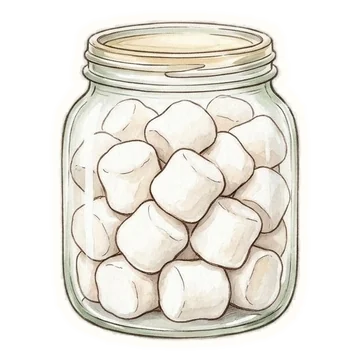
#> input picture assets/arte/aciertos100.webp, 360 x 360 px
$ python -i arte.py   (imports and definitions only)
#> lines starting #> are read from the running program, lines starting #| are printed output that depends on the picture; after the words box and inside, x2 and y2 are one past the last pixel; in counts of white or black regions, pixels touching at a corner belong together
#> further down, picture is the input picture: PIL image 360x360 RGBA; mean R, G, B, A 235.1, 231.7, 222.8, 153.3
"""Pasa las ilustraciones de Gemini del bosque (Libro_Sprinkloud/img/gemini/bosque-<id>.jpg) a assets/arte/<id>.webp
y actualiza js/arte.js con la lista de las que ya existen (las demás se siguen viendo como emoji).

Se generan con:  cd ..\\Libro_Sprinkloud\\herramientas ; .\\ilustraciones.ps1 7
(etapa7.txt tiene los pedidos: muebles de la tienda e insignias, sobre fondo blanco liso).
El fondo se quita con rembg (IA libre, github.com/danielgatis/rembg, modelo isnet-general-use): el objeto queda con todos
sus colores, opaco, como una calcomanía. Si rembg no está instalado se usa sin_papel (más transparente).
Uso:  python herramientas/arte.py
"""
import json, pathlib
from PIL import Image

RAIZ = pathlib.Path(__file__).resolve().parent.parent
ORIGEN = RAIZ.parent / 'Libro_Sprinkloud' / 'img' / 'gemini'
DESTINO = RAIZ / 'assets' / 'arte'
# [1 line not run here, left out]

def sin_papel(im):
    """El papel blanco del dibujo pasa a ser transparente (como «color a alfa» de GIMP): primero se lleva el tono del papel
    (la mediana de los bordes) a blanco puro y después cada píxel guarda solo lo que tiene de pintura."""
    import numpy as np
    a = np.asarray(im).astype(np.float32)
    borde = np.concatenate([a[:6].reshape(-1, 3), a[-6:].reshape(-1, 3), a[:, :6].reshape(-1, 3), a[:, -6:].reshape(-1, 3)])
    papel = np.median(borde, axis=0)
    a = np.clip(a / papel * 255.0, 0, 255)
    alfa = (255.0 - a.min(axis=2)) / 255.0
    alfa = np.clip((alfa - .03) / .97, 0, 1)            # el grano del papel no deja manchas
    seguro = np.maximum(alfa, 1e-3)[..., None]
    rgb = np.clip((a - 255.0 * (1 - seguro)) / seguro, 0, 255)
    # más cuerpo: la pintura se vuelve casi opaca (con sus colores reales) y el papel sigue invisible
    out = np.dstack([rgb, np.clip(alfa * 2.2, 0, 1) * 255.0]).astype(np.uint8)
    return Image.fromarray(out, 'RGBA')


def con_borde(im, grosor=7):
    """Borde blanco de calcomanía alrededor del dibujo (antes eran 4 sombras de CSS que se redibujaban en cada zoom)."""
#> called with grosor = 7
    from PIL import ImageFilter
    alfa = im.getchannel('A').point(lambda v: 255 if v > 24 else 0)
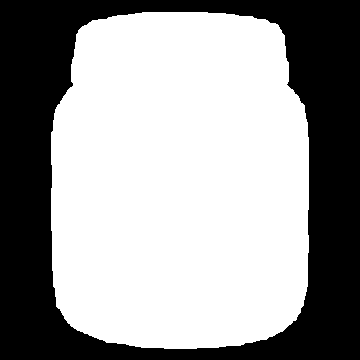
#> alfa: PIL image 360x360 L; 61% white; 1 black region, box (x1, y1, x2, y2) and area: (0, 0, 360, 360) 50512
    contorno = alfa.filter(ImageFilter.MaxFilter(grosor * 2 + 1)).filter(ImageFilter.GaussianBlur(1))
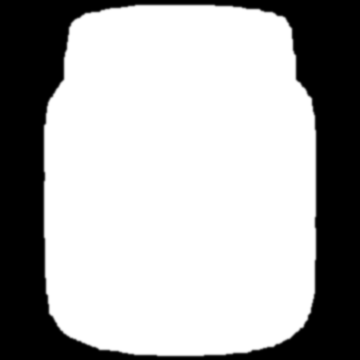
#> contorno: PIL image 360x360 L; min 0, max 255, mean 172.5
    fondo = Image.new('RGBA', im.size, (255, 253, 248, 0)); fondo.putalpha(contorno)
#> after `fondo.putalpha(contorno)`:
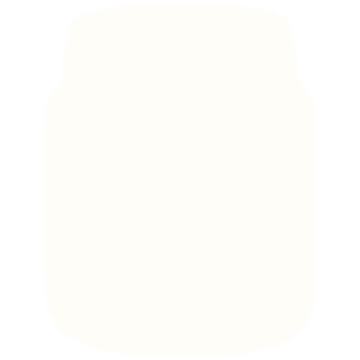
#> fondo: PIL image 360x360 RGBA; mean R, G, B, A 255, 253, 248, 172.5; transparent parts drawn white
    fondo.alpha_composite(im)
    return fondo


_sesion = None
def recortar(im):
    """Calcomanía: el objeto con todos sus colores y el fondo transparente."""
    global _sesion
    try:
        from rembg import remove, new_session
    except ImportError:
        return sin_papel(im)
    if _sesion is None:
        _sesion = new_session('isnet-general-use')
    try:
        return remove(im, session=_sesion, alpha_matting=True, alpha_matting_foreground_threshold=235, alpha_matting_background_threshold=20).convert('RGBA')
    except MemoryError:
        # el recorte fino (alpha matting) se queda sin memoria con objetos delgados, como los palitos (3-nov): recorte normal
        return remove(im, session=_sesion).convert('RGBA')


# [15 lines not run here, left out]


# ---------- 16-nov-2026: los mapas (páginas del álbum), sus stickers, los amigos y los regalos ----------
# Los stickers de los mapas ya vienen recortados de Libro_Sprinkloud/img/stickers (stickers.py); aquí solo se llevan a un
# cuadro de 360 px con su borde blanco, con el id «<mapa>-<nombre>». Al agregar un sticker a un mapa: ponerlo en MAPAS
# (el orden no importa), correr este archivo y sumarlo a la TIENDA del servidor y del modo de prueba (js/api.js).
LIBRO = RAIZ.parent / 'Libro_Sprinkloud' / 'img'
MAPAS = {
    'lago': ['canoa', 'peces', 'nenufares-rana', 'patitos', 'cana-pescar', 'cesta-pesca',
             'velero', 'salvavidas', 'libelulas', 'tortuga-tronco', 'cisne', 'garza', 'juncos', 'farol-muelle', 'cubeta-peces',
             'red-pesca', 'tienda-campana', 'fogatita-olla', 'toalla-sombrero', 'barquito-papel', 'ranitas',
             'balsa-troncos', 'bote-cisne', 'puente-arco', 'castor-presa', 'nutria', 'boya', 'hamaca', 'farolitos-flotantes', 'piedras-paso'],
    'picnic': ['cesta-picnic', 'manta-picnic', 'sandwiches-limonada', 'cometa', 'sombrilla', 'pastel-fresas', 'tarta-manzana', 'sandia', 'canasta-frutas', 'globos', 'banderines', 'columpio-rama', 'pelota', 'ukelele', 'mariposas', 'hormiguitas', 'ramo-frasco', 'cojines', 'bicicleta', 'rehilete', 'termo-tazas', 'caballete', 'burbujas', 'tabla-quesos', 'carrito-helados', 'gramofono', 'raquetas', 'pajaritos-migas', 'farolillos-papel', 'mesita-picnic'],
    'huerto': ['regadera', 'carretilla', 'pala-rastrillo', 'zanahorias', 'espantapajaros', 'coles', 'tomates', 'girasoles', 'fresas-mata', 'maiz', 'lechugas', 'calabaza-gigante', 'canasta-verduras', 'gallina-pollitos', 'casita-pajaros', 'colmena', 'costal-semillas', 'letreritos', 'botas-lluvia', 'canasta-manzanas', 'tendedero', 'invernadero', 'pozo', 'macetas-hierbas', 'cerca-flores', 'veleta', 'manzano', 'caracol', 'topo', 'barril-lluvia'],
}
REGALOS = {'galletas': 'tarro-galletas', 'cacao': 'taza-cacao'}   # lo que preparan la estufa y la olla mejoradas
AMIGOS = ['osito', 'zorro', 'conejo', 'ardilla', 'erizo', 'raton']


def cuadro(im, lado_final=360, aire=1.12):
    """La figura ya recortada, centrada en un cuadro con un poco de aire para el borde blanco."""
    caja = im.getchannel('A').point(lambda v: 255 if v > 40 else 0).getbbox() or (0, 0, im.width, im.height)
    cx, cy = (caja[0] + caja[2]) / 2, (caja[1] + caja[3]) / 2
    lado = max(caja[2] - caja[0], caja[3] - caja[1]) * aire
    lienzo = Image.new('RGBA', (round(lado), round(lado)), (0, 0, 0, 0))
    lienzo.alpha_composite(im.crop(caja), (round(lado / 2 - (cx - caja[0])), round(lado / 2 - (cy - caja[1]))))
    return lienzo.resize((lado_final, lado_final), Image.LANCZOS), caja


def al_dia(salida, origen):
    return salida.exists() and salida.stat().st_mtime >= max(origen.stat().st_mtime, pathlib.Path(__file__).stat().st_mtime)


# [19 lines not run here, left out]
# Los amigos: salen de personajes-limpios (ya a escala entre ellos). Cada uno llena su cuadro, y su alto relativo al del
# osito (con orejas y todo) va a js/arte.js para que la app los dibuje con su tamaño.
altos = {}
# [10 lines not run here, left out]
amigos = {n: round(a / altos['osito'], 3) for n, a in altos.items()} if 'osito' in altos else {}

# Miniaturas de las páginas del álbum (16-nov-2026, «la carga tiene que ser mínima»): el selector de páginas muestra un
# circulito de 40 px; con la miniatura no hace falta bajar el paisaje entero de un mapa que el alumno todavía no tiene.
# [7 lines not run here, left out]

ids = sorted(p.stem for p in DESTINO.glob('*.webp'))
# [5 lines not run here, left out]

>>> from PIL import Image
>>> picture = Image.open('../assets/arte/aciertos100.webp')
>>> result = con_borde(picture)
